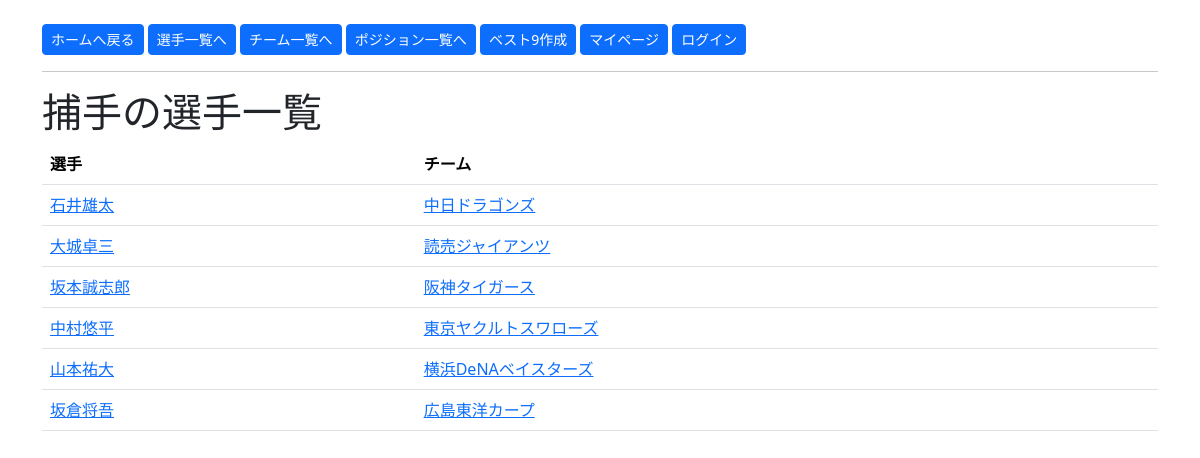
Screenshot of /position/2 with the database file from the repository.
### app/models.py (models this page shows, shortened)
class Position(db.Model):
    id = Column(Integer, primary_key=True)
    name = Column(String(20), unique=True, nullable=False)
    players  = relationship("Player", backref="position", lazy="select")
    best_nine_slots = relationship("BestNineSlot", backref="position", lazy="select")

class Player(db.Model):
    id = Column(Integer, primary_key=True)
    name = Column(String(50), nullable=False)
    team_id = Column(Integer, ForeignKey("team.id"), nullable=False)
    position_id = Column(Integer, ForeignKey("position.id"), nullable=False)
    best_nine_slots = relationship("BestNineSlot", backref="player", lazy="select")

class Team(db.Model):
    id = Column(Integer, primary_key=True)
    name = Column(String(20), unique=True, nullable=False)
    players = relationship("Player", backref="team", lazy="select")

### app/routes.py (the view)
@main.route("/position/<int:id>")
def position(id):
    position = Position.query.get_or_404(id)
    players = position.players
    return render_template("position.html", position=position, players=players)

### app/templates/position.html (shortened to what this page needs)
{% extends "layout.html" %}
{% block content %}
    <h1>{{ position.name }}の選手一覧</h1>
    <table class="table">
        <thead>
            <tr>
                <th>選手</th>
                <th>チーム</th>
            </tr>
        </thead>
        <tbody>
            {% for player in position.players %}
                <tr>
                    <td><a href="{{ url_for('main.player', id=player.id )}}">{{ player.name }}</a></td>
                    <td><a href="{{ url_for('main.team', id=player.team.id )}}">{{ player.team.name }}</a></td>
                </tr>
            {% endfor %}
        </tbody>
    </table>
{% endblock %}

### rows the page displays
Position: name "捕手"
Player: name "石井雄太", team.name "中日ドラゴンズ"
Player: name "大城卓三", team.name "読売ジャイアンツ"
Player: name "坂本誠志郎", team.name "阪神タイガース"
Player: name "中村悠平", team.name "東京ヤクルトスワローズ"
Player: name "山本祐大", team.name "横浜DeNAベイスターズ"
Player: name "坂倉将吾", team.name "広島東洋カープ"
